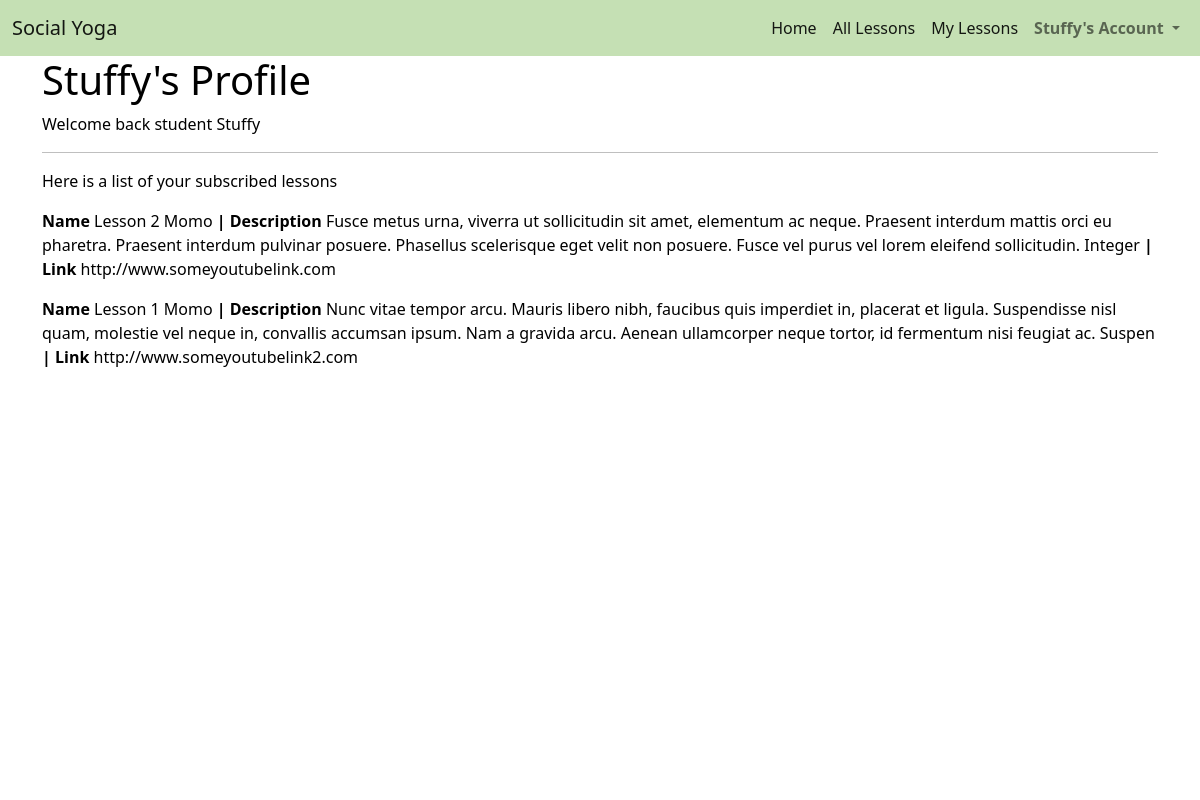
The page /profiles/ (signed in) on the database its author committed.
### profiles/models.py (models this page shows, shortened)
class UserProfile(models.Model):
    user = models.OneToOneField(User, on_delete=models.CASCADE)
    first_name = models.CharField(max_length=50, null=False, blank=False)
    last_name = models.CharField(max_length=50, null=False, blank=False)
    is_instructor = models.BooleanField(default=False)

### lessons/models.py (models this page shows, shortened)
class Lesson(models.Model):
    lesson_id = models.CharField(max_length=32, null=False, editable=False)
    instructor_name = models.ForeignKey(UserProfile, on_delete=models.SET_NULL,
                                        null=True, blank=True, related_name='lessons')
    lesson_name = models.CharField(max_length=32, null=False, editable=True)
    description = models.TextField(max_length=254)
    url = models.URLField(max_length=1024, null=False, blank=False)

### profiles/views.py (the view)
# urls.py: path('', views.profile, name='profile'),
def profile(request):
    profile = get_object_or_404(UserProfile, user=request.user)
    if profile.is_instructor:
        lessons = Lesson.objects.filter(instructor_name=profile)
    else:
        lessonItems = LessonItem.objects.filter(user=profile)
        lessons = []
        for lesson in lessonItems:
            lessons.append(lesson.lesson)
    context = {
        'profile': profile,
        'lessons': lessons,
    }
    return render(request, 'profiles/profile.html', context)

### profiles/templates/profiles/profile.html (shortened to what this page needs)
{% extends "base.html" %}
{% load static %}
{% block content %}
    <div class="overlay"></div>
    <div class="container h-100">
        <div class="row h-100">
            <div class="col">
                {% if lessons and profile.is_instructor %}
                    <h1>{{ profile.first_name|title }}'s Profile</h1>
                    <p>Welcome back instructor {{ profile.first_name }}</p>
                    <hr>
                    <p>Here is a list of your created lessons</p>
                    {% for lesson in lessons %}
                    <p>
                        <span>
                            <strong>Name </strong>   {{ lesson.lesson_name }}
                            <strong>| Description   </strong>{{ lesson.description }}
                            <strong>| Link   </strong>{{ lesson.url }}
                        </span>
                    </p>
                    {% endfor %}
                {% else %}
                    <h1>{{ profile.first_name|title }}'s Profile</h1>
                    <p>Welcome back student {{ profile.first_name }}</p>
                    <hr>
                    <p>Here is a list of your subscribed lessons</p>
                    {% for lesson in lessons %}
                    <p>
                        <span>
                            <strong>Name </strong>   {{ lesson.lesson_name }}
                            <strong>| Description   </strong>{{ lesson.description }}
                            <strong>| Link   </strong>{{ lesson.url }}
                        </span>
                    </p>
                    {% endfor %}
                {% endif %}
            </div>
        </div>
    </div>
{% endblock %}

### templates/base.html (shortened to what this page needs)
{% load static %}
<!doctype html>
<html lang="en">
  <head>
    {% block corecss %}
      <link href="https://cdn.jsdelivr.net/npm/bootstrap@5.0.0-beta1/dist/css/bootstrap.min.css" rel="stylesheet">
      <link rel="stylesheet" href="{% static 'css/base.css' %}" >
    {% endblock %}
</head>
<body>
    <nav class="navbar navbar-expand-lg navbar-light navbar-custom">
        <div class="container-fluid">
            <a class="navbar-brand" href="{% url 'home' %}">Social Yoga</a>
            <div class="collapse navbar-collapse" id="navbarSupportedContent">
            <ul class="navbar-nav ms-auto mb-2 mb-lg-0">
                <li class="nav-item">
                    <a class="nav-link active" aria-current="page" href="{% url 'home' %}">Home</a>
                </li>
                <li class="nav-item">
                    <a class="nav-link active" aria-current="page" href="{% url 'lessons' %}">All Lessons</a>
                </li>
                {% if user.is_authenticated %}
                <li class="nav-item">
                    <a class="nav-link active" aria-current="page" href="{% url 'my_lessons' %}">My Lessons</a>
                </li>
                {% endif %}
                <li class="nav-item dropdown">
                <a class="nav-link dropdown-toggle" href="#" id="navbarDropdown" role="button" data-bs-toggle="dropdown" aria-expanded="false">
                    <strong>{% if user.is_authenticated %}{{ user|title }}'s{% else %}My{% endif %} Account</strong>
                </a>
                </li>
            </ul>
            </div>
        </div>
    </nav>
        {% block content %}
        {% endblock %}
</body>
</html>

### static/css/base.css (style rules this page uses)
.navbar-custom { background-color: #c5e0b4; }
body { background: url('/media/background-image.jpg') no-repeat center center fixed; background-size: cover; height: calc(100vh - 164px); color: black; }
.overlay { height: 100%; width: 100%; top: 0; left: 0; position: fixed; background: white; z-index: -1; }

### rows shown on the page
UserProfile: first_name "Stuffy"
Lesson: lesson_name "Lesson 2 Momo", description "Fusce metus urna, viverra ut sollicitudin sit amet, elementum ac neque. Praesent interdum mattis orci eu pharetra. Praesent interdum pulvinar posuere. Phasellus scelerisque eget velit non posuere. Fusce vel purus vel lorem eleifend sollicitudin. Integer", url "http://www.someyoutubelink.com"
Lesson: lesson_name "Lesson 1 Momo", description "Nunc vitae tempor arcu. Mauris libero nibh, faucibus quis imperdiet in, placerat et ligula. Suspendisse nisl quam, molestie vel neque in, convallis accumsan ipsum. Nam a gravida arcu. Aenean ullamcorper neque tortor, id fermentum nisi feugiat ac. Suspen", url "http://www.someyoutubelink2.com"

### other values the page prints
{{ user|title }} "Stuffy"
